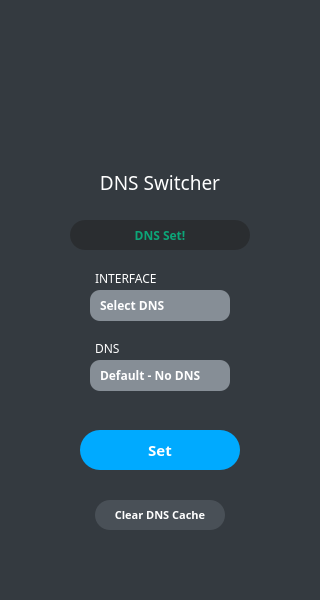
<?xml version="1.0" encoding="UTF-8"?>
<ui version="4.0">
 <class>MainWindow</class>
 <widget class="QMainWindow" name="MainWindow">
  <property name="enabled">
   <bool>true</bool>
  </property>
  <property name="geometry">
   <rect>
    <x>0</x>
    <y>0</y>
    <width>320</width>
    <height>600</height>
   </rect>
  </property>
  <property name="sizePolicy">
   <sizepolicy hsizetype="Fixed" vsizetype="Fixed">
    <horstretch>0</horstretch>
    <verstretch>0</verstretch>
   </sizepolicy>
  </property>
  <property name="minimumSize">
   <size>
    <width>320</width>
    <height>550</height>
   </size>
  </property>
  <property name="maximumSize">
   <size>
    <width>320</width>
    <height>600</height>
   </size>
  </property>
  <property name="palette">
   <palette>
    <active>
     <colorrole role="Button">
      <brush brushstyle="SolidPattern">
       <color alpha="255">
        <red>52</red>
        <green>58</green>
        <blue>64</blue>
       </color>
      </brush>
     </colorrole>
     <colorrole role="Base">
      <brush brushstyle="SolidPattern">
       <color alpha="255">
        <red>52</red>
        <green>58</green>
        <blue>64</blue>
       </color>
      </brush>
     </colorrole>
     <colorrole role="Window">
      <brush brushstyle="SolidPattern">
       <color alpha="255">
        <red>52</red>
        <green>58</green>
        <blue>64</blue>
       </color>
      </brush>
     </colorrole>
     <colorrole role="Highlight">
      <brush brushstyle="SolidPattern">
       <color alpha="255">
        <red>66</red>
        <green>72</green>
        <blue>76</blue>
       </color>
      </brush>
     </colorrole>
    </active>
    <inactive>
     <colorrole role="Button">
      <brush brushstyle="SolidPattern">
       <color alpha="255">
        <red>52</red>
        <green>58</green>
        <blue>64</blue>
       </color>
      </brush>
     </colorrole>
     <colorrole role="Base">
      <brush brushstyle="SolidPattern">
       <color alpha="255">
        <red>52</red>
        <green>58</green>
        <blue>64</blue>
       </color>
      </brush>
     </colorrole>
     <colorrole role="Window">
      <brush brushstyle="SolidPattern">
       <color alpha="255">
        <red>52</red>
        <green>58</green>
        <blue>64</blue>
       </color>
      </brush>
     </colorrole>
     <colorrole role="Highlight">
      <brush brushstyle="SolidPattern">
       <color alpha="255">
        <red>66</red>
        <green>72</green>
        <blue>76</blue>
       </color>
      </brush>
     </colorrole>
    </inactive>
    <disabled>
     <colorrole role="Button">
      <brush brushstyle="SolidPattern">
       <color alpha="255">
        <red>52</red>
        <green>58</green>
        <blue>64</blue>
       </color>
      </brush>
     </colorrole>
     <colorrole role="Base">
      <brush brushstyle="SolidPattern">
       <color alpha="255">
        <red>52</red>
        <green>58</green>
        <blue>64</blue>
       </color>
      </brush>
     </colorrole>
     <colorrole role="Window">
      <brush brushstyle="SolidPattern">
       <color alpha="255">
        <red>52</red>
        <green>58</green>
        <blue>64</blue>
       </color>
      </brush>
     </colorrole>
     <colorrole role="Highlight">
      <brush brushstyle="SolidPattern">
       <color alpha="255">
        <red>0</red>
        <green>120</green>
        <blue>215</blue>
       </color>
      </brush>
     </colorrole>
    </disabled>
   </palette>
  </property>
  <property name="contextMenuPolicy">
   <enum>Qt::DefaultContextMenu</enum>
  </property>
  <property name="windowTitle">
   <string notr="true">DNS Switcher</string>
  </property>
  <property name="windowIcon">
   <iconset>
    <normaloff>../Downloads/New Project.ico</normaloff>../Downloads/New Project.ico</iconset>
  </property>
  <property name="autoFillBackground">
   <bool>false</bool>
  </property>
  <property name="styleSheet">
   <string notr="true">background-color: rgb(52, 58, 64);</string>
  </property>
  <property name="animated">
   <bool>true</bool>
  </property>
  <property name="documentMode">
   <bool>false</bool>
  </property>
  <property name="tabShape">
   <enum>QTabWidget::Rounded</enum>
  </property>
  <property name="dockNestingEnabled">
   <bool>false</bool>
  </property>
  <property name="unifiedTitleAndToolBarOnMac">
   <bool>false</bool>
  </property>
  <widget class="QWidget" name="centralwidget">
   <property name="sizePolicy">
    <sizepolicy hsizetype="Maximum" vsizetype="Maximum">
     <horstretch>0</horstretch>
     <verstretch>0</verstretch>
    </sizepolicy>
   </property>
   <property name="maximumSize">
    <size>
     <width>320</width>
     <height>600</height>
    </size>
   </property>
   <property name="autoFillBackground">
    <bool>false</bool>
   </property>
   <property name="styleSheet">
    <string notr="true"/>
   </property>
   <widget class="QLabel" name="logo">
    <property name="geometry">
     <rect>
      <x>85</x>
      <y>30</y>
      <width>150</width>
      <height>150</height>
     </rect>
    </property>
    <property name="text">
     <string/>
    </property>
    <property name="pixmap">
     <pixmap resource="res.qrc">:/Icons/assets/obs.png</pixmap>
    </property>
    <property name="scaledContents">
     <bool>true</bool>
    </property>
   </widget>
   <widget class="QLabel" name="title">
    <property name="geometry">
     <rect>
      <x>94</x>
      <y>170</y>
      <width>132</width>
      <height>24</height>
     </rect>
    </property>
    <property name="font">
     <font>
      <family>IRANSans</family>
      <pointsize>14</pointsize>
      <weight>50</weight>
      <bold>false</bold>
     </font>
    </property>
    <property name="styleSheet">
     <string notr="true">color: rgb(255, 255, 255);</string>
    </property>
    <property name="text">
     <string>DNS Switcher</string>
    </property>
    <property name="scaledContents">
     <bool>false</bool>
    </property>
    <property name="alignment">
     <set>Qt::AlignCenter</set>
    </property>
   </widget>
   <widget class="QComboBox" name="comboBox">
    <property name="geometry">
     <rect>
      <x>90</x>
      <y>360</y>
      <width>140</width>
      <height>31</height>
     </rect>
    </property>
    <property name="font">
     <font>
      <family>IRANSans</family>
      <weight>75</weight>
      <bold>true</bold>
     </font>
    </property>
    <property name="styleSheet">
     <string notr="true">#comboBox{border:0 solid #191919;background-color:#868e96;border-radius:10px;color:#fff;padding-left:10px}#comboBox::drop-down{border:0}#comboBox::down-arrow{image:url(:/Icons/assets/arrow.png);width:20px;height:20px;margin-right:10px}#comboBox QAbstractItemView{border:0;border-raduis:10px;padding:10px;background-color:#99a3ac;color:#fff}#comboBox QAbstractItemView::item{border:0;border-radius:10px;color:#fff}#comboBox QAbstractItemView::item:hover{border:0;border-radius:10px;background-color:#414549}</string>
    </property>
    <property name="currentText">
     <string>Default - No DNS</string>
    </property>
    <property name="currentIndex">
     <number>0</number>
    </property>
    <property name="placeholderText">
     <string>Select DNS</string>
    </property>
    <property name="duplicatesEnabled">
     <bool>true</bool>
    </property>
    <property name="frame">
     <bool>false</bool>
    </property>
    <item>
     <property name="text">
      <string>Default - No DNS</string>
     </property>
    </item>
    <item>
     <property name="text">
      <string>Electro</string>
     </property>
    </item>
    <item>
     <property name="text">
      <string>Radar Game</string>
     </property>
    </item>
    <item>
     <property name="text">
      <string>Shecan</string>
     </property>
    </item>
    <item>
     <property name="text">
      <string>Google</string>
     </property>
    </item>
    <item>
     <property name="text">
      <string>CloudFlare</string>
     </property>
    </item>
   </widget>
   <widget class="QPushButton" name="setter">
    <property name="geometry">
     <rect>
      <x>80</x>
      <y>430</y>
      <width>160</width>
      <height>40</height>
     </rect>
    </property>
    <property name="font">
     <font>
      <family>IRANSans Black</family>
      <pointsize>11</pointsize>
      <weight>75</weight>
      <bold>true</bold>
     </font>
    </property>
    <property name="cursor">
     <cursorShape>PointingHandCursor</cursorShape>
    </property>
    <property name="styleSheet">
     <string notr="true">#setter{background-color:#0af;border-radius:20px;color:#fff}#setter:hover{background-color:#228be6}</string>
    </property>
    <property name="text">
     <string>Set</string>
    </property>
   </widget>
   <widget class="QPushButton" name="clearcache">
    <property name="geometry">
     <rect>
      <x>95</x>
      <y>500</y>
      <width>130</width>
      <height>30</height>
     </rect>
    </property>
    <property name="font">
     <font>
      <family>IRANSans Black</family>
      <pointsize>8</pointsize>
      <weight>75</weight>
      <bold>true</bold>
     </font>
    </property>
    <property name="cursor">
     <cursorShape>PointingHandCursor</cursorShape>
    </property>
    <property name="styleSheet">
     <string notr="true">#clearcache{background-color:#495057;border-radius:15px;color:#fff}#clearcache:hover{background-color:#42484f}</string>
    </property>
    <property name="text">
     <string>Clear DNS Cache</string>
    </property>
    <property name="icon">
     <iconset>
      <normaloff>assets/broom.svg</normaloff>assets/broom.svg</iconset>
    </property>
   </widget>
   <widget class="QComboBox" name="ethernet">
    <property name="geometry">
     <rect>
      <x>90</x>
      <y>290</y>
      <width>140</width>
      <height>31</height>
     </rect>
    </property>
    <property name="font">
     <font>
      <family>IRANSans</family>
      <weight>75</weight>
      <bold>true</bold>
     </font>
    </property>
    <property name="styleSheet">
     <string notr="true">#ethernet{border:0 solid #191919;background-color:#868e96;border-radius:10px;color:#fff;padding-left:10px}#ethernet::drop-down{border:0}#ethernet::down-arrow{image:url(:/Icons/assets/arrow.png);width:20px;height:20px;margin-right:10px}#ethernet QAbstractItemView{border:0;border-raduis:10px;padding:10px;background-color:#585d63;color:#fff}#ethernet QAbstractItemView::item{border:0;border-radius:10px}#ethernet QAbstractItemView::item:hover{border:0;border-radius:10px;background-color:#414549}</string>
    </property>
    <property name="currentText">
     <string/>
    </property>
    <property name="currentIndex">
     <number>-1</number>
    </property>
    <property name="placeholderText">
     <string>Select DNS</string>
    </property>
    <property name="duplicatesEnabled">
     <bool>true</bool>
    </property>
    <property name="frame">
     <bool>false</bool>
    </property>
   </widget>
   <widget class="QLabel" name="label">
    <property name="geometry">
     <rect>
      <x>95</x>
      <y>270</y>
      <width>61</width>
      <height>16</height>
     </rect>
    </property>
    <property name="font">
     <font>
      <family>IRANSans Light</family>
     </font>
    </property>
    <property name="styleSheet">
     <string notr="true">color: rgb(255, 255, 255);</string>
    </property>
    <property name="text">
     <string>INTERFACE</string>
    </property>
   </widget>
   <widget class="QLabel" name="label_2">
    <property name="geometry">
     <rect>
      <x>95</x>
      <y>340</y>
      <width>61</width>
      <height>16</height>
     </rect>
    </property>
    <property name="font">
     <font>
      <family>IRANSans Light</family>
     </font>
    </property>
    <property name="styleSheet">
     <string notr="true">color: rgb(255, 255, 255);</string>
    </property>
    <property name="text">
     <string>DNS</string>
    </property>
   </widget>
   <widget class="QPushButton" name="close">
    <property name="geometry">
     <rect>
      <x>290</x>
      <y>5</y>
      <width>21</width>
      <height>21</height>
     </rect>
    </property>
    <property name="cursor">
     <cursorShape>PointingHandCursor</cursorShape>
    </property>
    <property name="styleSheet">
     <string notr="true">border:none;</string>
    </property>
    <property name="text">
     <string/>
    </property>
    <property name="icon">
     <iconset resource="res.qrc">
      <normaloff>:/Icons/assets/xbutt.png</normaloff>:/Icons/assets/xbutt.png</iconset>
    </property>
    <property name="iconSize">
     <size>
      <width>32</width>
      <height>32</height>
     </size>
    </property>
   </widget>
   <widget class="QLabel" name="notif">
    <property name="geometry">
     <rect>
      <x>70</x>
      <y>220</y>
      <width>180</width>
      <height>30</height>
     </rect>
    </property>
    <property name="font">
     <font>
      <family>IRANSans Black</family>
      <weight>75</weight>
      <bold>true</bold>
     </font>
    </property>
    <property name="styleSheet">
     <string notr="true">#notif {
	color:#0ca678;
	background-color:#2a2d30;
	border-radius:15px;
}</string>
    </property>
    <property name="text">
     <string>DNS Set!</string>
    </property>
    <property name="alignment">
     <set>Qt::AlignCenter</set>
    </property>
   </widget>
  </widget>
 </widget>
 <resources>
  <include location="res.qrc"/>
 </resources>
 <connections/>
</ui>
